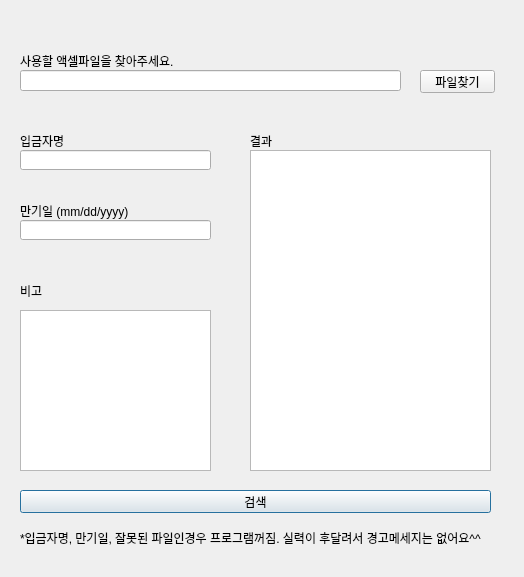
<?xml version="1.0" encoding="UTF-8"?>
<ui version="4.0">
 <class>Dialog</class>
 <widget class="QDialog" name="Dialog">
  <property name="geometry">
   <rect>
    <x>0</x>
    <y>0</y>
    <width>524</width>
    <height>577</height>
   </rect>
  </property>
  <property name="windowTitle">
   <string>Dialog</string>
  </property>
  <widget class="QLineEdit" name="excel_lineEdit">
   <property name="geometry">
    <rect>
     <x>20</x>
     <y>70</y>
     <width>381</width>
     <height>21</height>
    </rect>
   </property>
  </widget>
  <widget class="QPushButton" name="search_pushButton">
   <property name="geometry">
    <rect>
     <x>20</x>
     <y>490</y>
     <width>471</width>
     <height>23</height>
    </rect>
   </property>
   <property name="text">
    <string>검색</string>
   </property>
  </widget>
  <widget class="QLabel" name="label">
   <property name="geometry">
    <rect>
     <x>20</x>
     <y>50</y>
     <width>351</width>
     <height>21</height>
    </rect>
   </property>
   <property name="text">
    <string>사용할 액셀파일을 찾아주세요.</string>
   </property>
  </widget>
  <widget class="QLineEdit" name="name_lineEdit">
   <property name="geometry">
    <rect>
     <x>20</x>
     <y>150</y>
     <width>191</width>
     <height>20</height>
    </rect>
   </property>
  </widget>
  <widget class="QLineEdit" name="date_lineEdit">
   <property name="geometry">
    <rect>
     <x>20</x>
     <y>220</y>
     <width>191</width>
     <height>20</height>
    </rect>
   </property>
  </widget>
  <widget class="QLabel" name="label_2">
   <property name="geometry">
    <rect>
     <x>20</x>
     <y>130</y>
     <width>61</width>
     <height>21</height>
    </rect>
   </property>
   <property name="text">
    <string>입금자명</string>
   </property>
  </widget>
  <widget class="QLabel" name="label_3">
   <property name="geometry">
    <rect>
     <x>20</x>
     <y>200</y>
     <width>131</width>
     <height>21</height>
    </rect>
   </property>
   <property name="text">
    <string>만기일 (mm/dd/yyyy)</string>
   </property>
  </widget>
  <widget class="QLabel" name="label_4">
   <property name="geometry">
    <rect>
     <x>20</x>
     <y>280</y>
     <width>61</width>
     <height>21</height>
    </rect>
   </property>
   <property name="text">
    <string>비고</string>
   </property>
  </widget>
  <widget class="QLabel" name="label_5">
   <property name="geometry">
    <rect>
     <x>250</x>
     <y>130</y>
     <width>41</width>
     <height>21</height>
    </rect>
   </property>
   <property name="text">
    <string>결과</string>
   </property>
  </widget>
  <widget class="QPlainTextEdit" name="etc_plainTextEdit">
   <property name="geometry">
    <rect>
     <x>20</x>
     <y>310</y>
     <width>191</width>
     <height>161</height>
    </rect>
   </property>
  </widget>
  <widget class="QPlainTextEdit" name="result_plainTextEdit">
   <property name="geometry">
    <rect>
     <x>250</x>
     <y>150</y>
     <width>241</width>
     <height>321</height>
    </rect>
   </property>
  </widget>
  <widget class="QPushButton" name="file_pushButton">
   <property name="geometry">
    <rect>
     <x>420</x>
     <y>70</y>
     <width>75</width>
     <height>23</height>
    </rect>
   </property>
   <property name="text">
    <string>파일찾기</string>
   </property>
  </widget>
  <widget class="QLabel" name="label_6">
   <property name="geometry">
    <rect>
     <x>20</x>
     <y>530</y>
     <width>471</width>
     <height>16</height>
    </rect>
   </property>
   <property name="text">
    <string>*입금자명, 만기일, 잘못된 파일인경우 프로그램꺼짐. 실력이 후달려서 경고메세지는 없어요^^</string>
   </property>
  </widget>
 </widget>
 <resources/>
 <connections/>
</ui>
